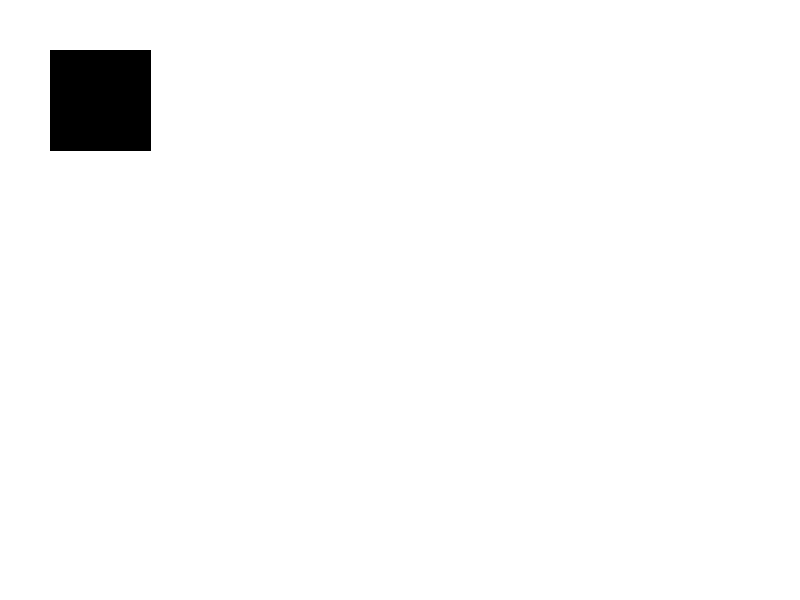
Frame 1 (no input)
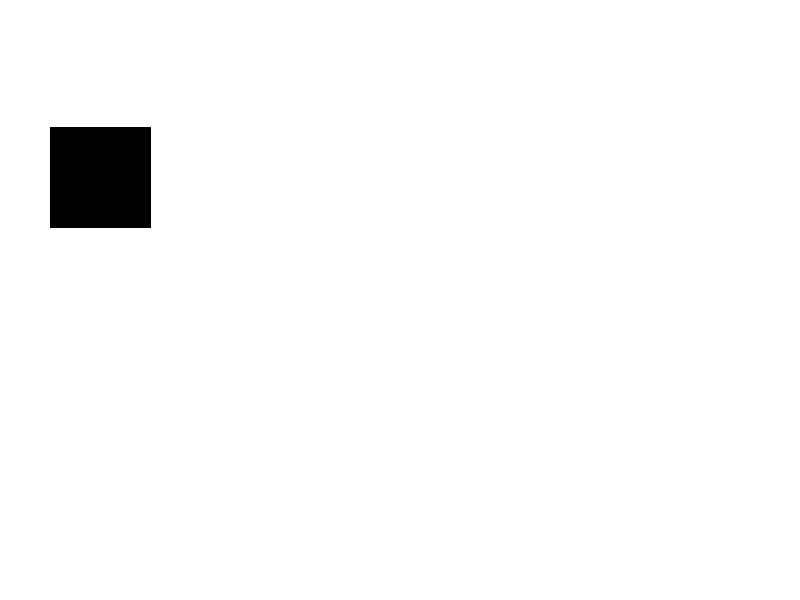
Frame 60 (the mouse pressed at the canvas centre just before this capture)
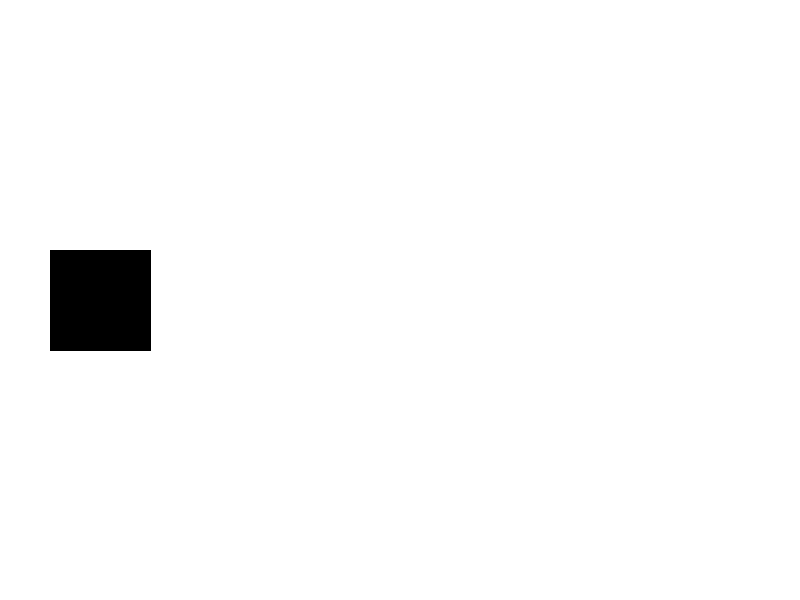
Frame 120 (the mouse held since frame 60 and released just before this capture)

The Processing sketch that drew these frames (run headless with seeded random() and noise(); from frame 60 on, the mouse is pressed at the canvas centre):

// Processing sketch: Basic_Platformer
// ── Basic_Platformer.pde
player p1;
PVector p1Position = new PVector(50, 50);
PVector movement = new PVector(20, 0);
PVector movementB = new PVector(-20, 0);
PVector gravity = new PVector(0, .5);
PVector jump = new PVector(0, -2);

void setup() {
  size(800, 600);
  p1 = new player(p1Position, 10);
}

void draw() {
  background(255);
  p1.update();
  p1.applyYForce(gravity);
}

void keyPressed() {
  if (key == 'a') {
    p1.velocityX = movementB;
  }
  if (key == 'd') {
    p1.velocityX = movement;
  }
  if (key == ' ') {
    
    p1.applyYForce(jump);
  }
}

// ── Player.pde
class player {
  PVector position;
  PVector velocityY;
  PVector velocityX;
  PVector accelerationX;
  PVector accelerationY;
  float mass;
  player(PVector p, float m) {
    position = p;
    mass = m;
    velocityX = new PVector(0, 0);
    velocityY = new PVector(0, 0);
    accelerationY = new PVector(0, 0);
    accelerationX = new PVector(0, 0);
  }

  void update() {
    fill(0);
    rect(position.x, position.y, mass*10, mass*10);
    velocityY.add(accelerationY);
    velocityX.add(accelerationX);
    position.add(velocityY);
    position.add(velocityX);
    accelerationY.mult(0);
    accelerationX.mult(0);
  
    velocityY.limit(2);
    velocityX.limit(2);
    
    //System.out.println(velocityX);
    
    if (position.x + mass*10 > width) {
      position.x = width - mass*10;
      //velocity.x *= -1;
    } else if (position.x < 0) {
      //velocity.x *= -1;
      position.x = 0;
    }

    if (position.y + mass*10> height) {
      //velocity.y *= -1;
      position.y = height - mass*10;
    } else if (position.y < 0) {
      //velocity.y *= -1;
      position.y = 0;
    }
  }

  void applyYForce(PVector force) {
    PVector f = PVector.div(force, mass); 
    accelerationY.add(f);
  }
  
  void applyXForce(PVector force) {
    PVector f = PVector.div(force, mass); 
    accelerationX.add(f);
  }
}
